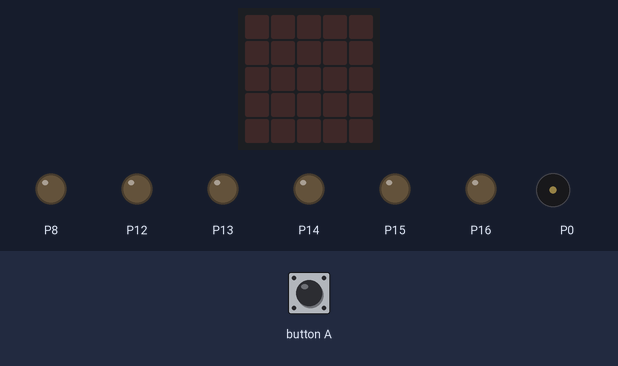
The program below on a simulated BBC micro:bit (MakeCode). On the bench: the board's 5×5 LED display, output pins drawn as LEDs (lit = HIGH), buzzer (waves = sounding). The inputs (shaded band) are chosen by the test bench. Random numbers come from a fixed seed.

Above: at 1.2 s.
1.3 s: button A pressed for 0.15 s
At 4.2 s:
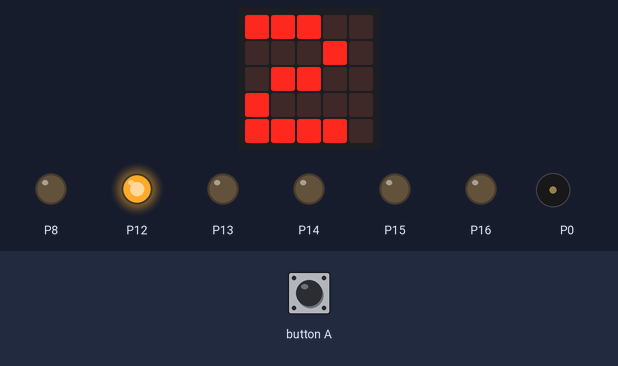
4.4 s: button A pressed for 0.15 s
At 5.1 s:
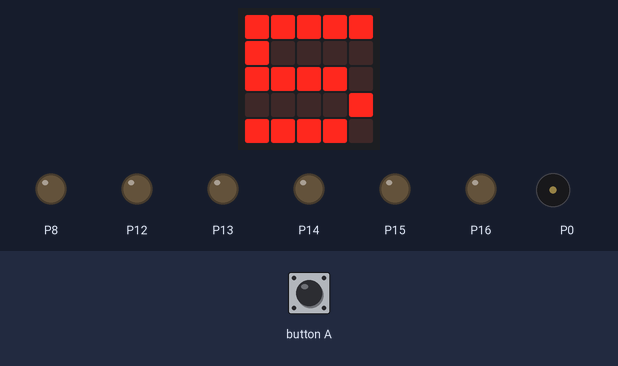
7.5 s: button A pressed for 0.15 s
At 10.5 s:
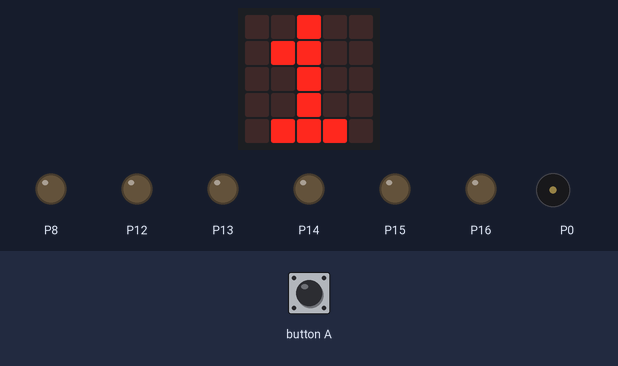
10.6 s: button A pressed for 0.15 s
At 12.7 s:
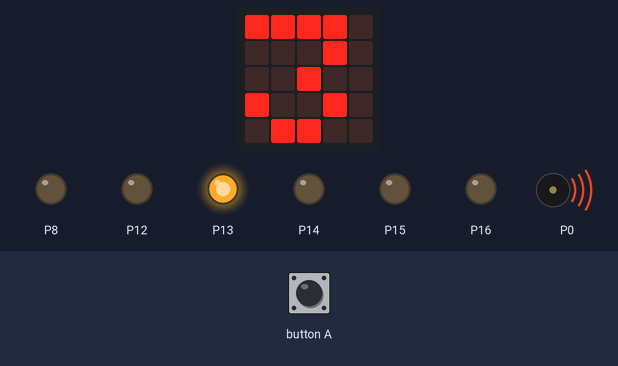
13.7 s: button A pressed 2 times (0.12 s each, 0.3 s apart)
At 16.4 s:
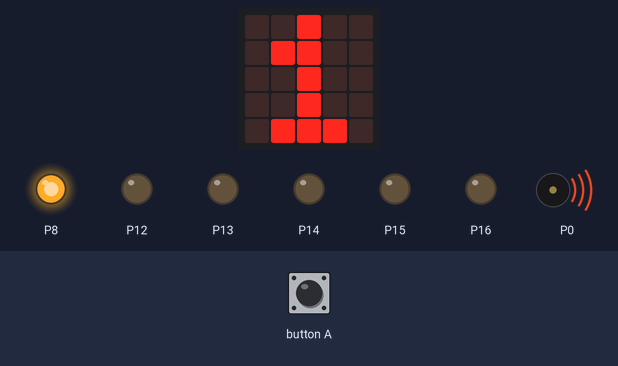
Timing chart, 0 to 21.3 s (numbered marks = the images above; inputs shaded):
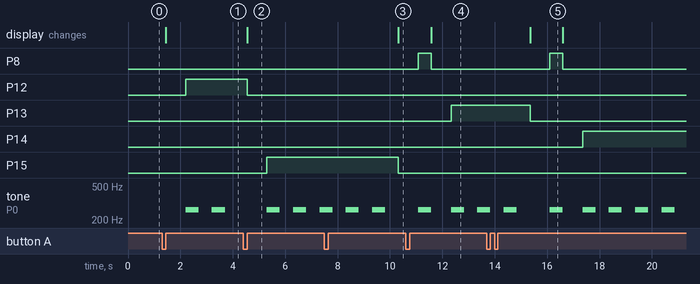

Measured:
- after the input at 1.3 s, P12: LOW → HIGH after 0.90 s; tone on P0: alternates 262 Hz for 0.50 s and silent for 0.51 s, starting after 0.90 s; the display: changes after 0.15 s (image 1)
- after the input at 4.4 s, P12: HIGH → LOW after 0.15 s; P15: LOW → HIGH after 0.90 s; tone on P0: alternates 262 Hz for 0.50 s and silent for 0.51 s, starting after 0.90 s; the display: changes after 0.15 s (image 2)
- after the input at 7.5 s, P15: HIGH → LOW after 2.8 s; the display: changes after 2.8 s (image 3)
- after the input at 10.6 s, P13: LOW → HIGH after 1.7 s; the display: changes after 0.98 s (image 4)
- after the input at 13.7 s, P8: LOW → HIGH after 2.4 s, → LOW 0.51 s later; P13: HIGH → LOW after 1.6 s; P14: LOW → HIGH after 3.7 s; the display: changes after 1.6 s (image 5)
- what the display in image 5 shows lasts 1.3 s, from 15.3 s to 16.6 s

The program:

main.ts
```typescript
let willekeurig_getal = 0
input.onButtonPressed(Button.A, function () {
    pins.digitalWritePin(DigitalPin.P8, 0)
    pins.digitalWritePin(DigitalPin.P12, 0)
    pins.digitalWritePin(DigitalPin.P13, 0)
    pins.digitalWritePin(DigitalPin.P14, 0)
    pins.digitalWritePin(DigitalPin.P15, 0)
    pins.digitalWritePin(DigitalPin.P16, 0)
    willekeurig_getal = Math.randomRange(1, 6)
    basic.showNumber(willekeurig_getal)
    if (willekeurig_getal == 1) {
        pins.digitalWritePin(DigitalPin.P8, 1)
        music.playTone(262, music.beat(BeatFraction.Whole))
    } else if (willekeurig_getal == 2) {
        pins.digitalWritePin(DigitalPin.P12, 1)
        for (let index = 0; index < 2; index++) {
            music.playTone(262, music.beat(BeatFraction.Whole))
            basic.pause(500)
        }
    } else if (willekeurig_getal == 3) {
        pins.digitalWritePin(DigitalPin.P13, 1)
        for (let index = 0; index < 3; index++) {
            music.playTone(262, music.beat(BeatFraction.Whole))
            basic.pause(500)
        }
    } else if (willekeurig_getal == 4) {
        pins.digitalWritePin(DigitalPin.P14, 1)
        for (let index = 0; index < 4; index++) {
            music.playTone(262, music.beat(BeatFraction.Whole))
            basic.pause(500)
        }
    } else if (willekeurig_getal == 5) {
        pins.digitalWritePin(DigitalPin.P15, 1)
        for (let index = 0; index < 5; index++) {
            music.playTone(262, music.beat(BeatFraction.Whole))
            basic.pause(500)
        }
    } else if (willekeurig_getal == 6) {
        pins.digitalWritePin(DigitalPin.P16, 1)
        for (let index = 0; index < 6; index++) {
            music.playTone(262, music.beat(BeatFraction.Whole))
            basic.pause(500)
        }
    }
})
```

test.ts
```typescript
// tests go here; this will not be compiled when this package is used as a library
```
